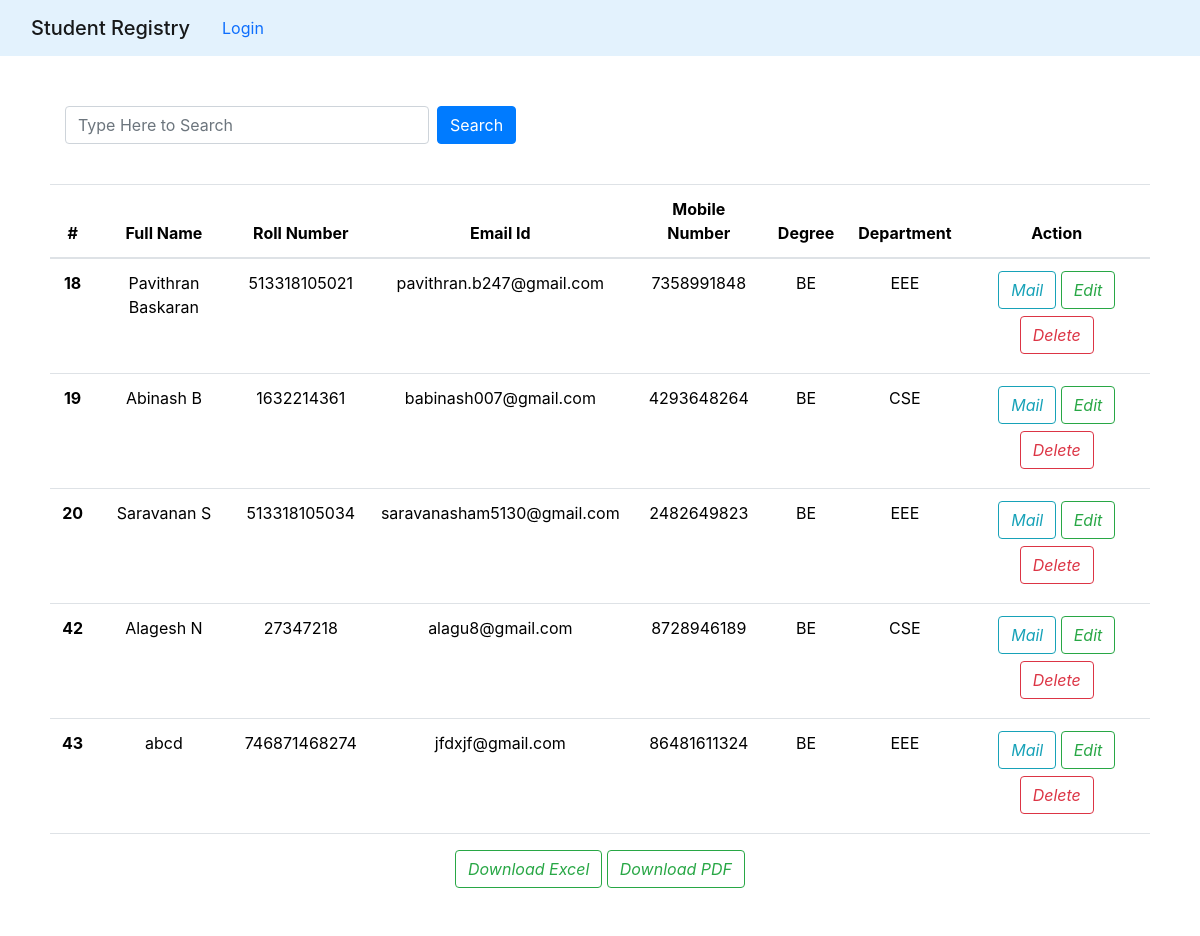
The app's page /search/ with its own data.
### student_registry/models.py (models this page shows, shortened)
class Students(models.Model):
    fullname=models.CharField(max_length=60)
    role_no=models.IntegerField()
    email=models.EmailField()
    mobile=models.IntegerField()
    degree=models.CharField(max_length=30)
    dept=models.CharField(max_length=50)

### student_registry/views.py (the view)
# urls.py: path('search/',views.search_info,name="search_std"),
def search_info(request):
    if request.method == "GET":
        search_term = request.GET.get('search')
        if search_term:
            query = Q(fullname__icontains=search_term) | Q(role_no__icontains=search_term) | Q(email__icontains=search_term) | Q(mobile__icontains=search_term) | Q(degree__icontains=search_term) | Q(dept__icontains=search_term)
            data = Students.objects.filter(query)
        else:
            data = Students.objects.all()
        return render(request, 'list.html', {'data': data})

### templates/list.html (shortened to what this page needs)
{% extends "base.html" %}
{% block content %}
<!DOCTYPE html>
<html lang="en">
<head>
    <link href="https://maxcdn.bootstrapcdn.com/bootstrap/4.5.2/css/bootstrap.min.css" rel="stylesheet">
</head>
<body>
    <div class="container">
        <div class="col-6 mb-3">
            <form class="form-inline" method="GET" action="{% url 'search_std'%}">
                <input type="search" name="search" placeholder="Type Here to Search" id="searchName"
                    class="form-control mr-2" style="width: 70%;" />
                <button type="submit" class="btn btn-primary">Search</button>
            </form>
        </div>
        <br>
        <div class="table-responsive">
            <table class="table" id="studentTable">
                <thead>
                    <tr>
                        <th scope="col">#</th>
                        <th scope="col">Full Name</th>
                        <th scope="col">Roll Number</th>
                        <th scope="col">Email Id</th>
                        <th scope="col">Mobile Number</th>
                        <th scope="col">Degree</th>
                        <th scope="col">Department</th>
                        <th scope="col">Action</th>
                    </tr>
                </thead>
                <tbody>
                    {% for student in data %}
                    <tr>
                        <th scope="row">{{student.id}}</th>
                        <td>{{student.fullname}}</td>
                        <td>{{student.role_no}}</td>
                        <td>{{student.email}}</td>
                        <td>{{student.mobile}}</td>
                        <td>{{student.degree}}</td>
                        <td>{{student.dept}}</td>
                        <td>
                            <a href="{% url 'export_pdfmail' student.id %}" class="d-inline">
                                <i class="btn btn-outline-info">Mail</i>
                            </a>
                            <a href="{% url 'edit' student.id %}" class="d-inline">
                                <i class="btn btn-outline-success">Edit</i>
                            </a>
                            <div action="{% url 'delete' student.id %}" method="post" class="d-inline">
                                <button type="submit" class="btn">
                                    <i class="btn btn-outline-danger">Delete</i>
                                </button>
                            </div>
                        </td>
                    </tr>
                    {% endfor %}
                </tbody>
            </table>
            <div>
                <a href="{% url 'export_xl' %}" class="d-inline">
                    <i class="btn btn-outline-success">Download Excel</i>
                    <a href="{% url 'export_pdf' %}" class="d-inline">
                        <i class="btn btn-outline-success">Download PDF</i>
            </div>
        </div>
    </div>
</body>
</html>
{% endblock content %}

### templates/base.html (shortened to what this page needs)
<!DOCTYPE html>
<html lang="en">
<head>
  <link href="https://cdn.jsdelivr.net/npm/bootstrap@5.3.3/dist/css/bootstrap.min.css" rel="stylesheet"
>
  <link href="https://maxcdn.bootstrapcdn.com/bootstrap/4.5.2/css/bootstrap.min.css" rel="stylesheet">
</head>
<body>
  <nav class="navbar navbar-expand-lg navbar-light" style="background-color: #e3f2fd;">
    <div class="container-fluid">
      <a class="navbar-brand mb-0 h1" href="#">Student Registry</a>
      <div class="collapse navbar-collapse" id="navbarSupportedContent">
        <ul class="nav justify-content-end">
          {% if user.is_authenticated %}
          <li class="nav-item">
            <a class="nav-link" href="{% url 'create'%}">Add New</a>
          </li>
          <li class="nav-item">
            <a class="nav-link" href="{% url 'sign_out' %}">Logout</a>
          </li>
          <li class="nav-item">
            <a class="nav-link" href="{% url 'upload' %}">Upload</a>
          </li>
          {% else %}
          <li class="nav-item">
            <a class="nav-link" href="{% url 'sign_in' %}">Login</a>
          </li>
          {% endif %}
        </ul>
      </div>
    </div>
  </nav>
  {% block content %}
  {% endblock %}
</body>
</html>

### templates/list.html (style rules this page uses)
.container { text-align: center; padding: 20px; margin: 30px auto; border-radius: 10px; background-color: #fff; }

### records on screen
Students: id "18", fullname "Pavithran Baskaran", role_no "513318105021", email "pavithran.b247@gmail.com", mobile "7358991848", degree "BE", dept "EEE"
Students: id "19", fullname "Abinash B", role_no "1632214361", email "babinash007@gmail.com", mobile "4293648264", degree "BE", dept "CSE"
Students: id "20", fullname "Saravanan S", role_no "513318105034", email "saravanasham5130@gmail.com", mobile "2482649823", degree "BE", dept "EEE"
Students: id "42", fullname "Alagesh N", role_no "27347218", email "alagu8@gmail.com", mobile "8728946189", degree "BE", dept "CSE"
Students: id "43", fullname "abcd", role_no "746871468274", email "jfdxjf@gmail.com", mobile "86481611324", degree "BE", dept "EEE"
